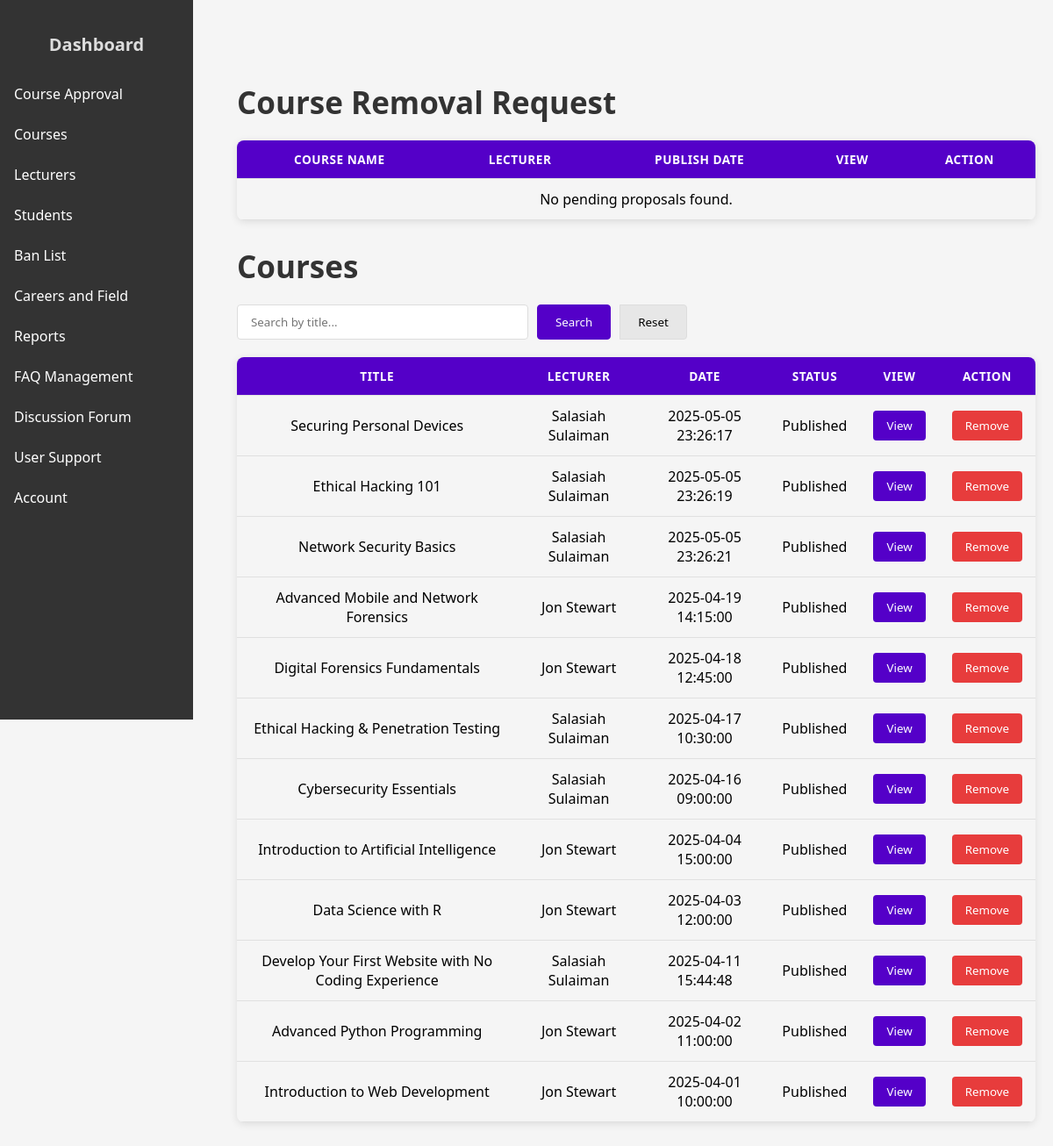
Page /admin_course.php (signed in) on the committed database.
### tables this page shows
CREATE TABLE `course_proposal` (
  `proposal_id` int(11) NOT NULL,
  `title` varchar(100) NOT NULL,
  `cover_img_url` varchar(100) NOT NULL DEFAULT 'img/defaultCourse.jpg',
  `course_style` varchar(30) NOT NULL,
  `difficulty` varchar(30) NOT NULL,
  `scope` text NOT NULL,
  `objective` text NOT NULL,
  `description` text NOT NULL,
  `completion_time` int(11) NOT NULL,
  `submit_date` datetime NOT NULL,
  `approval_date` datetime NOT NULL DEFAULT current_timestamp(),
  `approval_status` varchar(30) NOT NULL,
  `lecturer_id` int(11) NOT NULL
);

CREATE TABLE `user` (
  `user_email` varchar(100) NOT NULL,
  `password` varchar(128) NOT NULL,
  `name` varchar(100) NOT NULL,
  `role` varchar(100) NOT NULL,
  `pfp` varchar(100) DEFAULT 'profile/defaultProfile.jpg',
  `DOB` date NOT NULL,
  `theme` varchar(30) NOT NULL DEFAULT 'light',
  `forum_karma` int(11) NOT NULL DEFAULT 0
);

CREATE TABLE `course` (
  `course_id` int(11) NOT NULL,
  `update_date` datetime NOT NULL,
  `publish_date` datetime DEFAULT NULL,
  `status` varchar(50) NOT NULL,
  `removal_reason` text DEFAULT NULL,
  `lecturer_id` int(11) NOT NULL,
  `proposal_id` int(11) DEFAULT NULL
);

### admin_course.php (the view, shortened to what this page needs)
<?php include "conn.php";
$sql_pending = "SELECT
                course_proposal.title,
                user.name AS lecturer_name,
                course.update_date,
                course.course_id
                FROM
                course_proposal
                JOIN
                lecturer ON course_proposal.lecturer_id = lecturer.lecturer_id
                JOIN
                user ON lecturer.user_email = user.user_email
                JOIN
                course on course_proposal.proposal_id = course.proposal_id
                WHERE status = 'Removal Pending'
                ORDER BY
                course_proposal.submit_date DESC";
$result_pending = $conn->query($sql_pending);
$sql = "SELECT
            course_proposal.title,
            user.name AS lecturer_name,
            course.publish_date,
            course.status,
            course.course_id
        FROM
            course_proposal
        JOIN
            lecturer ON course_proposal.lecturer_id = lecturer.lecturer_id
        JOIN
            user ON lecturer.user_email = user.user_email
        JOIN
            course ON course_proposal.proposal_id = course.proposal_id
        WHERE
            course.status NOT IN ('Removal Pending', 'Removed')";
$sql .= " ORDER BY course_proposal.submit_date DESC";
$result = $conn->query($sql);
include 'admin_sidebar.php';
?>
<!DOCTYPE html>
<html lang="en">
<head>
    <link rel="stylesheet" href="admin.css">
</head>
<body>
<div class="main-content">
<br><br>
<h2>Course Removal Request</h2>
<table>
    <tr>
        <th>Course Name</th>
        <th>Lecturer</th>
        <th>Publish Date</th>
        <th>View</th>
        <th>Action</th>
    </tr>
    <?php
    if ($result_pending->num_rows > 0) {
        while($row = $result_pending->fetch_assoc()) {
            echo "<tr>";
            echo "<td>" . htmlspecialchars($row["title"]) . "</td>";
            echo "<td>" . htmlspecialchars($row["lecturer_name"]) . "</td>";
            echo "<td>" . $row["update_date"] . "</td>";
            echo "<td><button class='viewProposalBtn' onclick='viewCourse(".$row["course_id"].");' type='button'>View</button></td>";
            echo "<td>
            <button type='button' onclick=\"openApproveModal('" . $row["course_id"] . "')\">Approve</button>
          </td>";
          echo "<td>
            <button type='button' onclick=\"openRejectModal('" . $row["course_id"] . "')\">Reject</button>
          </td>";
            echo "</tr>";
        }
    } else {
        echo "<tr><td colspan='5'>No pending proposals found.</td></tr>";
    }
    ?>
</table>
<h2>Courses</h2>
<form method="GET" action="">
    <input type="text" name="search" placeholder="Search by title..." value="<?php echo isset($_GET['search']) ? htmlspecialchars($_GET['search']) : ''; ?>">
    <button type="submit">Search</button>
    <button type="button" onclick="window.location.href='<?php echo basename($_SERVER['PHP_SELF']); ?>'">Reset</button>
</form>
<table>
    <tr>
        <th>Title</th>
        <th>Lecturer</th>
        <th>Date</th>
        <th>Status</th>
        <th>View</th>
        <th>Action</th>
    </tr>
    <?php
    if ($result->num_rows > 0) {
        while($row = $result->fetch_assoc()) {
            echo "<tr>";
            echo "<td>" . htmlspecialchars($row["title"]) . "</td>";
            echo "<td>" . htmlspecialchars($row["lecturer_name"]) . "</td>";
            echo "<td>" . $row["publish_date"] . "</td>";
            echo "<td>" . $row["status"] . "</td>";
            echo "<td><button class='viewProposalBtn' onclick='viewCourse(".$row["course_id"].");' type='button'>View</button></td>";
            echo "<td><button type='button' onclick='showRemovalPrompt(" . $row["course_id"] . ")'>Remove</button></td>";
            echo "</tr>";
        }
    } else {
        echo "<tr><td colspan='5'>No matching proposals found.</td></tr>";
    }
    ?>
</table>
</div>
</body>
</html>

### admin.css (style rules this page uses)
table { margin-bottom: 30px; }
body { font-family: 'Segoe UI', Tahoma, Geneva, Verdana, sans-serif, sans-serif; margin: 0; padding: 0; background-color: #f5f5f5; }
.main-content { margin-left: 250px; padding: 20px; }
h2 { color: #333; margin-bottom: 20px; font-size: 35px; }
table { width: 100%; border-collapse: collapse; margin: 20px 0; font-family: 'Segoe UI', Tahoma, Geneva, Verdana, sans-serif; box-shadow: 0 2px 10px rgba(0, 0, 0, 0.1); border-radius: 8px; overflow: hidden; }
th, td { padding: 12px 15px; border-bottom: 1px solid #e0e0e0; text-align: center; vertical-align: middle; }
th { background-color: #5400C8; color: white; font-weight: 600; text-transform: uppercase; font-size: 0.85em; letter-spacing: 0.5px; }
button { padding: 8px 15px; border: none; border-radius: 4px; cursor: pointer; font-weight: 500; transition: all 0.3s ease; white-space: nowrap; margin: 0 auto; font-family: 'Segoe UI', Tahoma, Geneva, Verdana, sans-serif; }
button[type='button']:not([onclick]), .viewProposalBtn { background-color: #5400C8; color: white; }
button[onclick*="showRemovalPrompt"] { background-color: #e73c3c; color: white; }
form[method="GET"] { display: flex; margin: 20px 0; gap: 10px; }
form[method="GET"] input[type="text"] { padding: 10px 15px; border: 1px solid #ddd; border-radius: 4px; width: 300px; font-family: 'Segoe UI', Tahoma, sans-serif; outline: none; }
form[method="GET"] button[type="submit"] { padding: 10px 20px; border: 1px solid #5400C8; background-color: #5400C8; color: white; border-radius: 4px; cursor: pointer; transition: background-color 0.3s; }
form[method="GET"] button[type="button"] { padding: 10px 20px; border: 1px solid #ddd; background-color: #e7e7e7; border-radius: 0 4px 4px 0; cursor: pointer; transition: all 0.3s; }
form[method="GET"] button { margin: 0; }

### admin_sidebar.php (style rules this page uses)
.main-content { margin-left: 220px; padding: 20px; }

### rows in the picture
course_proposal: title "Securing Personal Devices", user.name "Salasiah Sulaiman", course.publish_date "2025-05-05 23:26:17", course.status "Published"
course_proposal: title "Ethical Hacking 101", user.name "Salasiah Sulaiman", course.publish_date "2025-05-05 23:26:19", course.status "Published"
course_proposal: title "Network Security Basics", user.name "Salasiah Sulaiman", course.publish_date "2025-05-05 23:26:21", course.status "Published"
course_proposal: title "Advanced Mobile and Network Forensics", user.name "Jon Stewart", course.publish_date "2025-04-19 14:15:00", course.status "Published"
course_proposal: title "Digital Forensics Fundamentals", user.name "Jon Stewart", course.publish_date "2025-04-18 12:45:00", course.status "Published"
course_proposal: title "Ethical Hacking & Penetration Testing", user.name "Salasiah Sulaiman", course.publish_date "2025-04-17 10:30:00", course.status "Published"
course_proposal: title "Cybersecurity Essentials", user.name "Salasiah Sulaiman", course.publish_date "2025-04-16 09:00:00", course.status "Published"
course_proposal: title "Introduction to Artificial Intelligence", user.name "Jon Stewart", course.publish_date "2025-04-04 15:00:00", course.status "Published"
course_proposal: title "Data Science with R", user.name "Jon Stewart", course.publish_date "2025-04-03 12:00:00", course.status "Published"
course_proposal: title "Develop Your First Website with No Coding Experience", user.name "Salasiah Sulaiman", course.publish_date "2025-04-11 15:44:48", course.status "Published"
course_proposal: title "Advanced Python Programming", user.name "Jon Stewart", course.publish_date "2025-04-02 11:00:00", course.status "Published"
course_proposal: title "Introduction to Web Development", user.name "Jon Stewart", course.publish_date "2025-04-01 10:00:00", course.status "Published"
